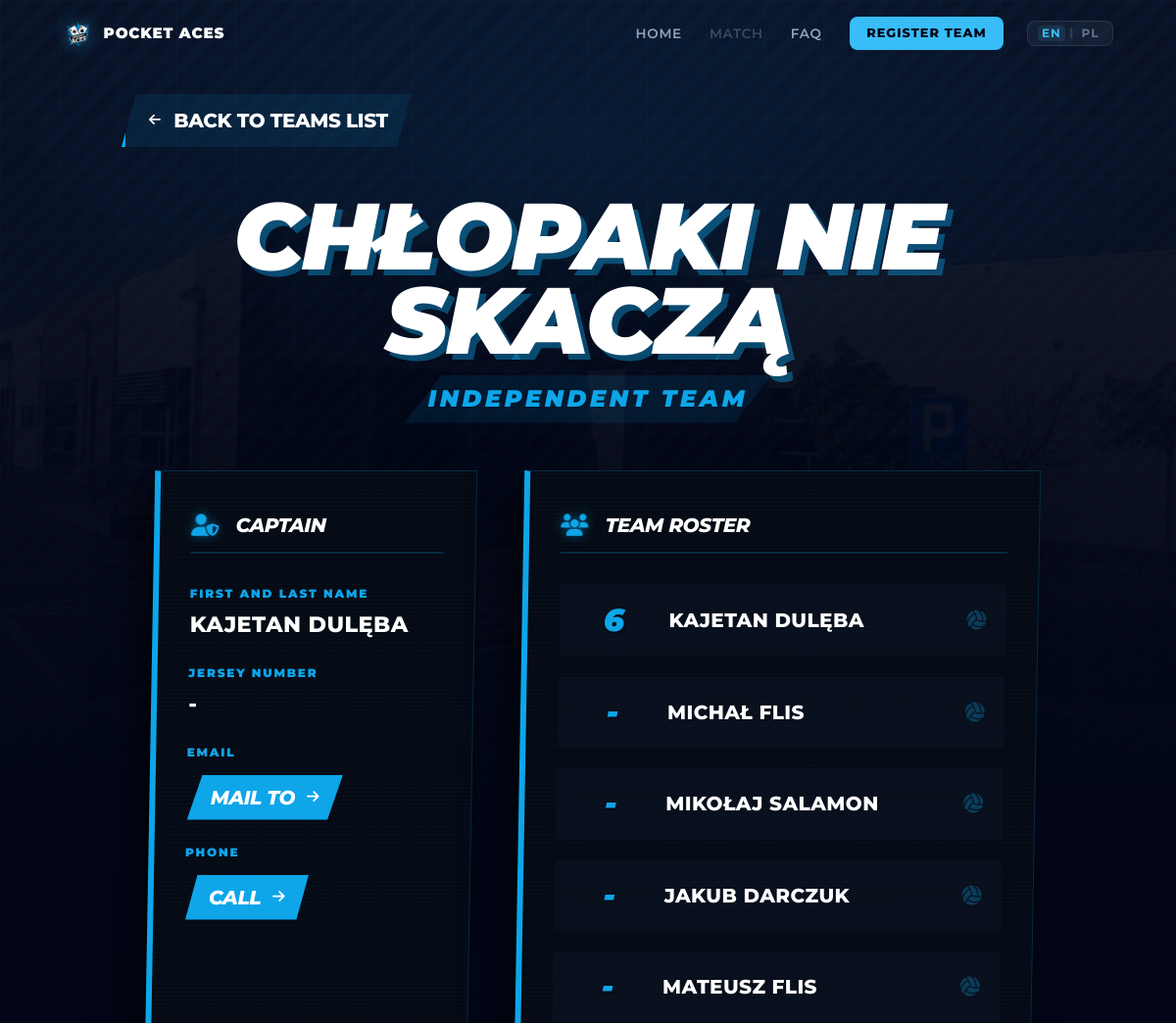
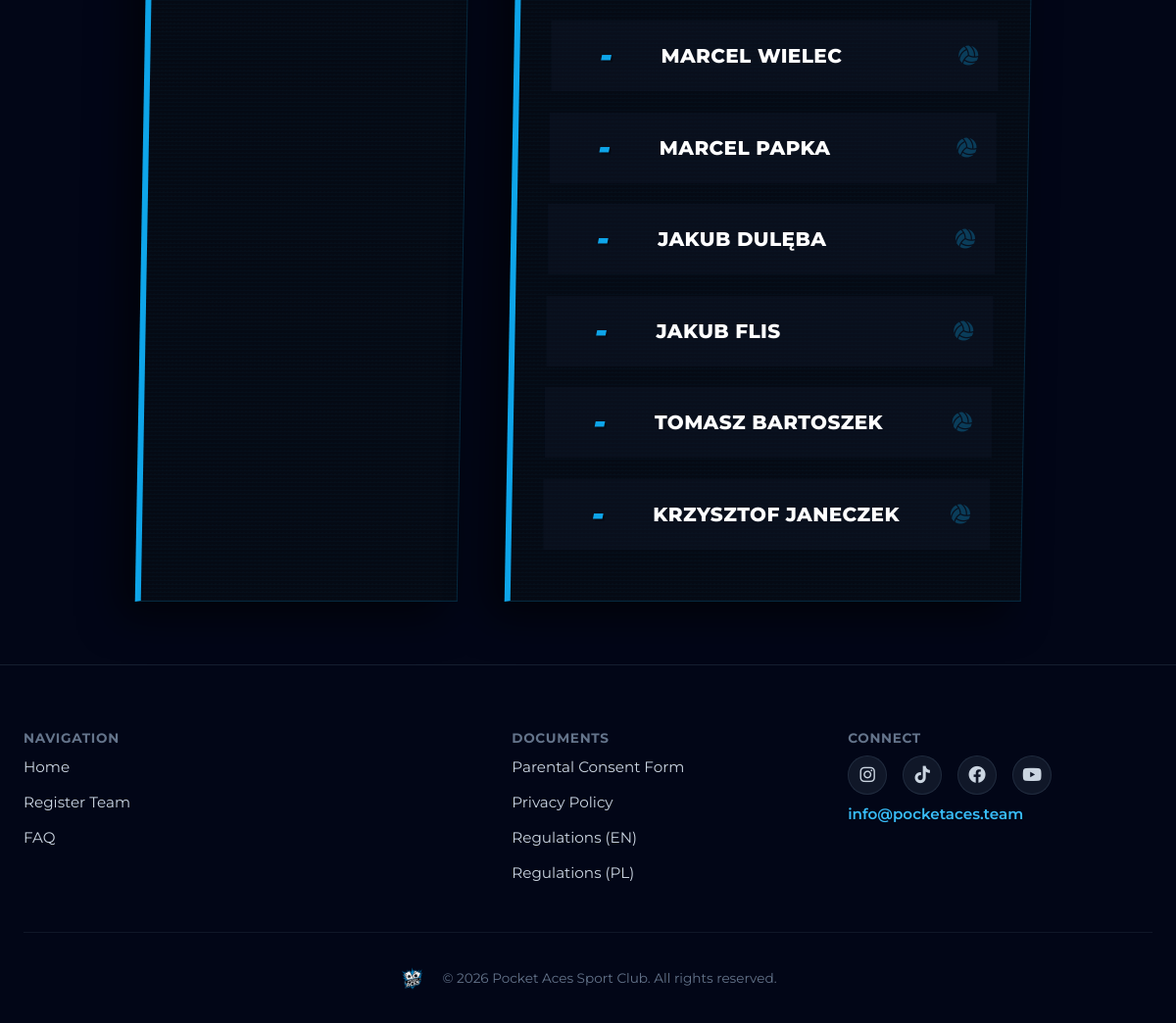
The page /team/15/ on the database its author committed (2 pictures, top to bottom).
### tournament/models.py (models this page shows, shortened)
class Team(models.Model):
    name = models.CharField(
        max_length=TEAM_NAME_MAX_LENGTH, unique=True, verbose_name="Team Name"
    )
    logo_path = models.CharField(
        max_length=LOGO_PATH_MAX_LENGTH, blank=True, null=True
    )
    city = models.CharField(
        max_length=CITY_MAX_LENGTH, blank=True, null=True, verbose_name="City / Club"
    )
    league_level = models.CharField(
        max_length=50, choices=LEAGUE_LEVEL_CHOICES, default=LEAGUE_LEVEL_INDEPENDENT
    )
    instagram = models.CharField(max_length=255, blank=True, null=True)
    group_name = models.CharField(
        max_length=GROUP_NAME_MAX_LENGTH, blank=True, null=True
    )
    cap_name = models.CharField(
        max_length=PERSON_NAME_MAX_LENGTH, verbose_name="Captain Name"
    )
    cap_surname = models.CharField(
        max_length=PERSON_NAME_MAX_LENGTH, verbose_name="Captain Surname"
    )
    cap_dob = models.DateField(null=True, blank=True, verbose_name="Captain Date of Birth")
    cap_jersey = models.IntegerField(null=True, blank=True, verbose_name="Captain Jersey Number")
    cap_email = models.EmailField(max_length=EMAIL_MAX_LENGTH, unique=True)
    cap_phone = models.CharField(
        max_length=PHONE_MAX_LENGTH, unique=True, blank=True, null=True
    )
    payment_status = models.IntegerField(
        choices=PAYMENT_STATUS_CHOICES, default=PAYMENT_WAITING
    )
    blik_number = models.CharField(
        max_length=20, blank=True, default="", verbose_name="Assigned BLIK"
    )
    created_at = models.DateTimeField(auto_now_add=True)
    class Meta:
        db_table = TABLE_TEAMS
        verbose_name = "Team"
        verbose_name_plural = "Teams"

class Player(models.Model):
    team = models.ForeignKey(Team, on_delete=models.CASCADE, related_name="players")
    first_name = models.CharField(max_length=PERSON_NAME_MAX_LENGTH)
    last_name = models.CharField(max_length=PERSON_NAME_MAX_LENGTH)
    jersey_number = models.IntegerField(blank=True, null=True)
    date_of_birth = models.DateField(null=True, blank=True)
    class Meta:
        db_table = TABLE_PLAYERS

### tournament/views.py (the view)
# urls.py: path('team/<int:team_id>/', views.team_detail, name='team_detail'),
def team_detail(request, team_id):
    team = get_object_or_404(Team, id=team_id)
    return render(request, "tournament/team_detail.html", {"team": team})

### tournament/templatetags/static_v.py (called while the page is built)
@register.simple_tag
def static_v(path):
    url = static(path)
    version = getattr(settings, 'STATIC_ASSET_VERSION', 'dev')
    sep = '&' if '?' in url else '?'
    return f"{url}{sep}v={version}"

### tournament/templates/tournament/team_detail.html (shortened to what this page needs)
{% extends 'base.html' %}
{% load static %}
{% block content %}
<div class="sports-bg-wrapper">
  <div class="sports-bg-image"></div>
  <div class="sports-bg-grid"></div>
  <div class="sports-bg-stripes"></div>
  <div class="sports-bg-glow"></div>
  <div class="sports-bg-overlay"></div>
</div>
<section class="team-detail-section">
  <div class="container team-detail-content">
    <a href="{% url 'index' %}#registeredTeamsModal" class="back-btn">
      <i class="fas fa-arrow-left"></i> <span data-i18n="team_back">Wróć do listy drużyn</span>
    </a>
    <div class="team-header">
      <h1 class="team-name">{{ team.name }}</h1>
      <div class="team-level">{{ team.get_league_level_display }}</div>
    </div>
    <div class="team-grid">
      <div class="team-card">
        <h2 class="team-card-title"><i class="fas fa-user-shield"></i> <span data-i18n="team_captain">Kapitan</span></h2>
        <div class="cap-info-item">
          <span class="cap-info-label" data-i18n="team_name">Imię i Nazwisko</span>
          <span class="cap-info-value">{{ team.cap_name }} {{ team.cap_surname }}</span>
        </div>
        <div class="cap-info-item">
          <span class="cap-info-label" data-i18n="team_jersey">Numer Koszulki</span>
          <span class="cap-info-value">{% if team.cap_jersey %}{{ team.cap_jersey }}{% else %}-{% endif %}</span>
        </div>
        <div class="cap-info-item">
          <span class="cap-info-label" data-i18n="team_email">Email</span>
          <span class="cap-info-value"><a href="mailto:{{ team.cap_email }}" class="contact-link"><span data-i18n="team_mail_to">Napisz</span> <i class="fas fa-arrow-right"></i></a></span>
        </div>
        {% if team.cap_phone %}
        <div class="cap-info-item">
          <span class="cap-info-label" data-i18n="team_phone">Telefon</span>
          <span class="cap-info-value"><a href="tel:{{ team.cap_phone }}" class="contact-link"><span data-i18n="team_call">Zadzwoń</span> <i class="fas fa-arrow-right"></i></a></span>
        </div>
        {% endif %}
      </div>
      <div class="team-card">
        <h2 class="team-card-title"><i class="fas fa-users"></i> <span data-i18n="team_roster">Skład Drużyny</span></h2>
        {% if team.players.all %}
        <ul class="roster-list">
          {% for player in team.players.all %}
          <li class="roster-item">
            <div class="player-number">{% if player.jersey_number %}{{ player.jersey_number }}{% else %}-{% endif %}</div>
            <div class="player-name">{{ player.first_name }} {{ player.last_name }}</div>
            <div class="player-icon"><i class="fas fa-volleyball-ball"></i></div>
          </li>
          {% endfor %}
        </ul>
        {% else %}
        <p style="color: #94a3b8; font-style: italic;" data-i18n="team_empty">Brak dodanych graczy.</p>
        {% endif %}
      </div>
    </div>
  </div>
</section>
{% endblock %}

### static/css/styles.css (style rules this page uses)
*, *::before, *::after { box-sizing: border-box; margin: 0; padding: 0; }
html { line-height: 1.5; -webkit-text-size-adjust: 100%; overflow-x: hidden; }
a { color: inherit; text-decoration: none; }
h1, h2, h3, h4, h5, h6 { font-size: inherit; font-weight: inherit; }
ul, ol { list-style: none; }
body { font-family: "Montserrat", sans-serif; background-color: #020617; color: #ffffff; overflow-x: hidden; -webkit-font-smoothing: antialiased; }
.container { width: 100%; margin: 0 auto; padding: 0 clamp(1rem, 3vw, 3rem); }
@media (min-width: 768px) { .container { max-width: 768px; } }
@media (min-width: 1024px) { .container { max-width: 1024px; } }
.roster-list { display: flex; flex-direction: column; gap: 0.6rem; }
span { font-size: 1.25rem; font-weight: 800; text-transform: uppercase; color: #ffffff; letter-spacing: -0.02em; }

### static/css/sports-bg.css (style rules this page uses)
.sports-bg-wrapper { position: fixed; top: 0; left: 0; width: 100%; height: 100vh; z-index: -10; pointer-events: none; overflow: hidden; background-color: #020617; transform: translateZ(0); will-change: transform; }
.sports-bg-image { position: absolute; top: 0; left: 0; width: 100%; height: 100%; background-image: url('../assets/Arena/1.jpg'); background-size: cover; background-position: center; opacity: 0.15; z-index: 0; }
.sports-bg-grid { position: absolute; inset: 0; background-size: 60px 60px; background-image: linear-gradient(to right, rgba(255, 255, 255, 0.03) 1px, transparent 1px), linear-gradient(to bottom, rgba(255, 255, 255, 0.03) 1px, transparent 1px); z-index: 1; }
.sports-bg-stripes { position: absolute; inset: 0; background: repeating-linear-gradient( -45deg, transparent, transparent 10px, rgba(14, 165, 233, 0.05) 10px, rgba(14, 165, 233, 0.05) 20px ); z-index: 1; transform: translateZ(0); }
.sports-bg-glow { position: absolute; top: -20%; left: 50%; transform: translateX(-50%); width: 120vw; height: 80vh; background: radial-gradient(ellipse at center, rgba(14, 165, 233, 0.15) 0%, transparent 60%); z-index: 1; pointer-events: none; }
.sports-bg-overlay { position: absolute; inset: 0; background: linear-gradient(180deg, rgba(2, 6, 23, 0.4) 0%, rgba(2, 6, 23, 0.95) 100%); z-index: 2; }

### rows shown on the page
Team: name "CHŁOPAKI NIE SKACZĄ", league_level "INDEPENDENT TEAM", cap_name "KAJETAN", cap_surname "DULĘBA"
Player: jersey_number "6", first_name "KAJETAN", last_name "DULĘBA"
Player: first_name "MICHAŁ", last_name "FLIS"
Player: first_name "MIKOŁAJ", last_name "SALAMON"
Player: first_name "JAKUB", last_name "DARCZUK"
Player: first_name "MATEUSZ", last_name "FLIS"
Player: first_name "MARCEL", last_name "WIELEC"
Player: first_name "MARCEL", last_name "PAPKA"
Player: first_name "JAKUB", last_name "DULĘBA"
Player: first_name "JAKUB", last_name "FLIS"
Player: first_name "TOMASZ", last_name "BARTOSZEK"
Player: first_name "KRZYSZTOF", last_name "JANECZEK"
